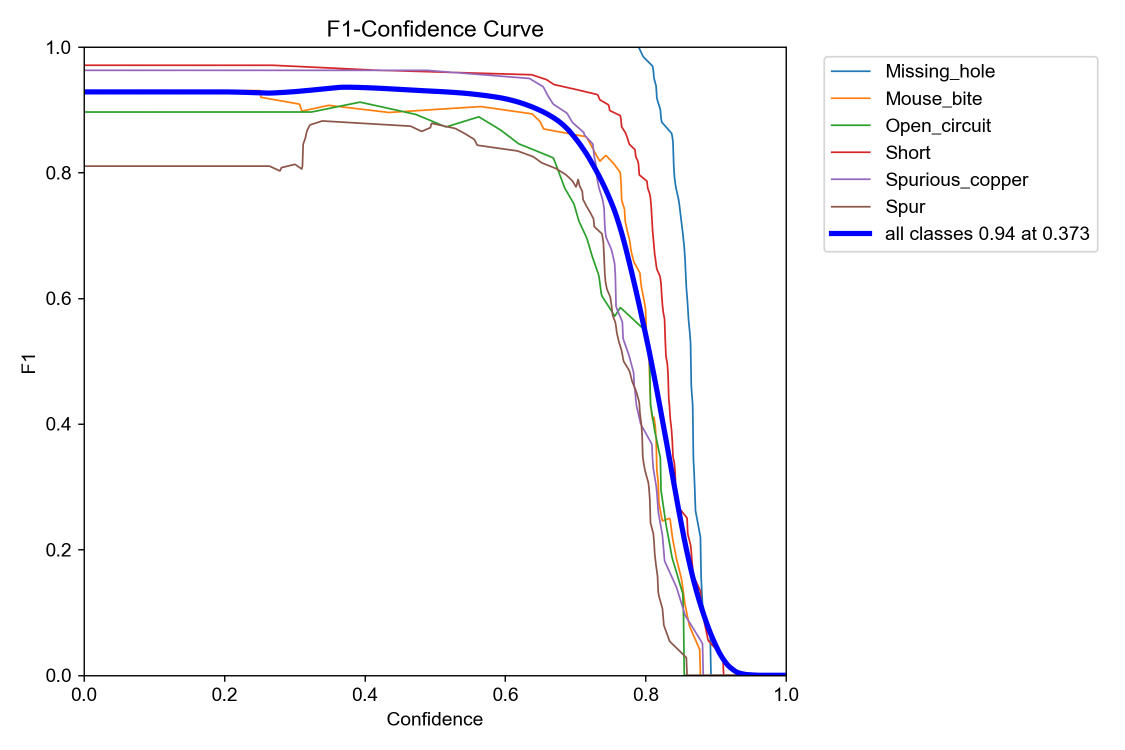
#> input picture runs/evaluation/test-2/BoxF1_curve.png, 2250 x 1500 px (shown at 1/2 size); its folder holds only this picture in this run
$ python -i filters.py   (imports and definitions only)
#> lines starting #> are read from the running program, lines starting #| are printed output that depends on the picture
#> further down, picture is the input picture: shape (1500, 2250, 3); mean B, G, R 250.1, 248.5, 248.9
"""Preprocessing implementations for Members 2-5."""

from __future__ import annotations

from collections.abc import Sequence
from numbers import Real

import cv2
import numpy as np
from skimage.restoration import denoise_tv_chambolle, denoise_wavelet


def _validate_image(image: np.ndarray) -> None:
    if not isinstance(image, np.ndarray) or image.dtype != np.uint8:
        raise ValueError("image must be a uint8 NumPy array")
    if image.ndim != 3 or image.shape[2] != 3:
        raise ValueError("image must have three BGR channels")
    if image.shape[0] == 0 or image.shape[1] == 0:
        raise ValueError("image must be non-empty")


# [158 lines left out: functions apply_bilateral_filter, apply_agcwd, apply_non_local_means, apply_multi_scale_retinex, not called in this run]


WAVELET_METHODS = ("BayesShrink", "VisuShrink")
WAVELET_MODES = ("soft", "hard")


# [91 lines left out: functions apply_wavelet_denoise, apply_homomorphic_filter, not called in this run]


TV_EPS = 2e-4
TV_MAX_NUM_ITER = 200
TV_CHANNEL_AXIS = -1


def _finite_real(value, name: str) -> float:
    """Return a finite real parameter, rejecting bools and complex values."""

    if isinstance(value, (bool, np.bool_)) or not isinstance(value, Real):
        raise ValueError(f"{name} must be a finite real number")
    try:
        result = float(value)
    except (OverflowError, TypeError, ValueError) as error:
        raise ValueError(f"{name} must be a finite real number") from error
    if not np.isfinite(result):
        raise ValueError(f"{name} must be a finite real number")
    return result


def _positive_real(value, name: str) -> float:
    result = _finite_real(value, name)
    if result <= 0:
        raise ValueError(f"{name} must be positive")
    return result


def _non_negative_real(value, name: str) -> float:
    result = _finite_real(value, name)
    if result < 0:
        raise ValueError(f"{name} must be non-negative")
    return result


def _positive_odd_integer(value, name: str) -> int:
    result = _finite_real(value, name)
    if not result.is_integer() or result <= 0 or int(result) % 2 == 0:
        raise ValueError(f"{name} must be a positive odd integer")
    return int(result)


def apply_tv_denoise(image: np.ndarray, weight: float = 0.01) -> np.ndarray:
    """Denoise a BGR image with RGB-normalized Chambolle total variation."""
#> called with weight = 0.01

    _validate_image(image)
    weight_value = _positive_real(weight, "weight")
    rgb = cv2.cvtColor(image, cv2.COLOR_BGR2RGB).astype(np.float32) / 255.0
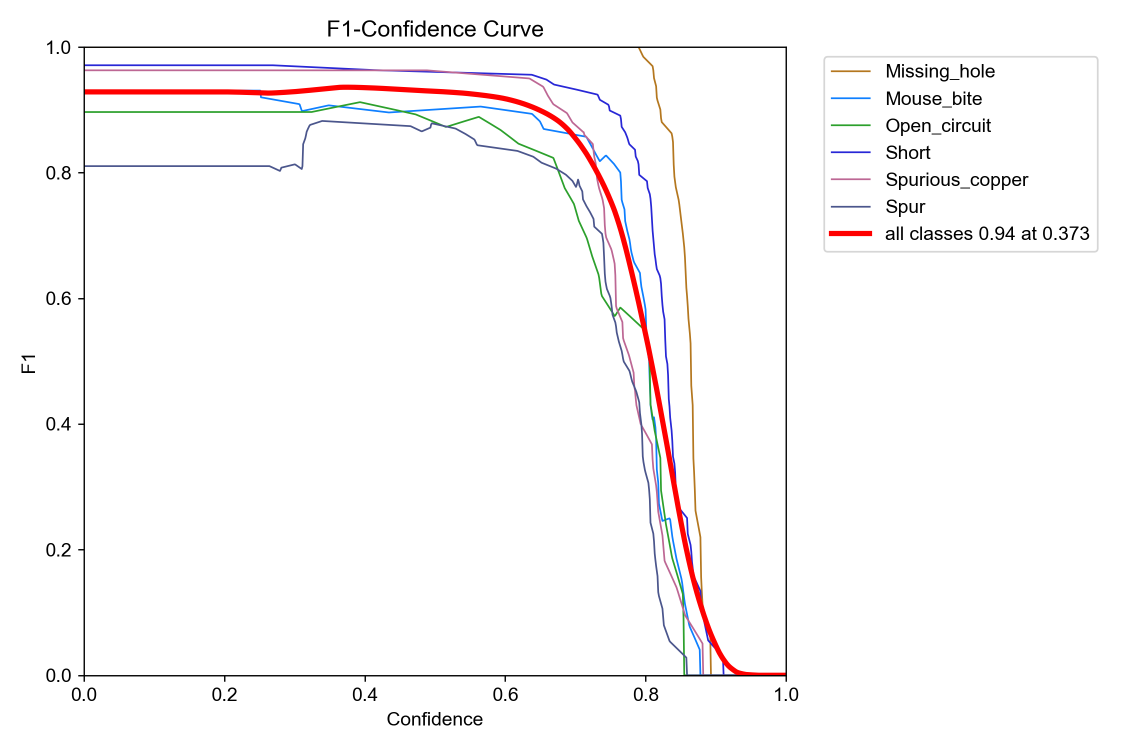
#> rgb: shape (1500, 2250, 3) float32 (shown at 1/2 size); mean B, G, R 0.976, 0.974, 0.981
    denoised_rgb = denoise_tv_chambolle(
        rgb,
        weight=weight_value,
        eps=TV_EPS,
        max_num_iter=TV_MAX_NUM_ITER,
        channel_axis=TV_CHANNEL_AXIS,
    )
    denoised_rgb = np.asarray(denoised_rgb, dtype=np.float32)
    if denoised_rgb.shape != rgb.shape or not np.isfinite(denoised_rgb).all():
        raise ValueError("TV denoising returned an invalid image")
    denoised_rgb = np.clip(np.rint(denoised_rgb * 255.0), 0, 255).astype(np.uint8)
    return cv2.cvtColor(denoised_rgb, cv2.COLOR_RGB2BGR)


def apply_top_black_hat(
    image: np.ndarray,
    kernel_size: int = 5,
    top_hat_amount: float = 0.5,
    black_hat_amount: float = 0.5,
) -> np.ndarray:
    """Enhance small bright and dark luminance structures from one base image."""
#> called with kernel_size = 5, top_hat_amount = 0.5, black_hat_amount = 0.5

    _validate_image(image)
    kernel_value = _positive_odd_integer(kernel_size, "kernel_size")
    top_value = _non_negative_real(top_hat_amount, "top_hat_amount")
    black_value = _non_negative_real(black_hat_amount, "black_hat_amount")

    ycrcb = cv2.cvtColor(image, cv2.COLOR_BGR2YCrCb)
#> ycrcb: shape (1500, 2250, 3); mean of channels 0, 1, 2 248.8, 128.1, 128.7
    luminance = ycrcb[..., 0]
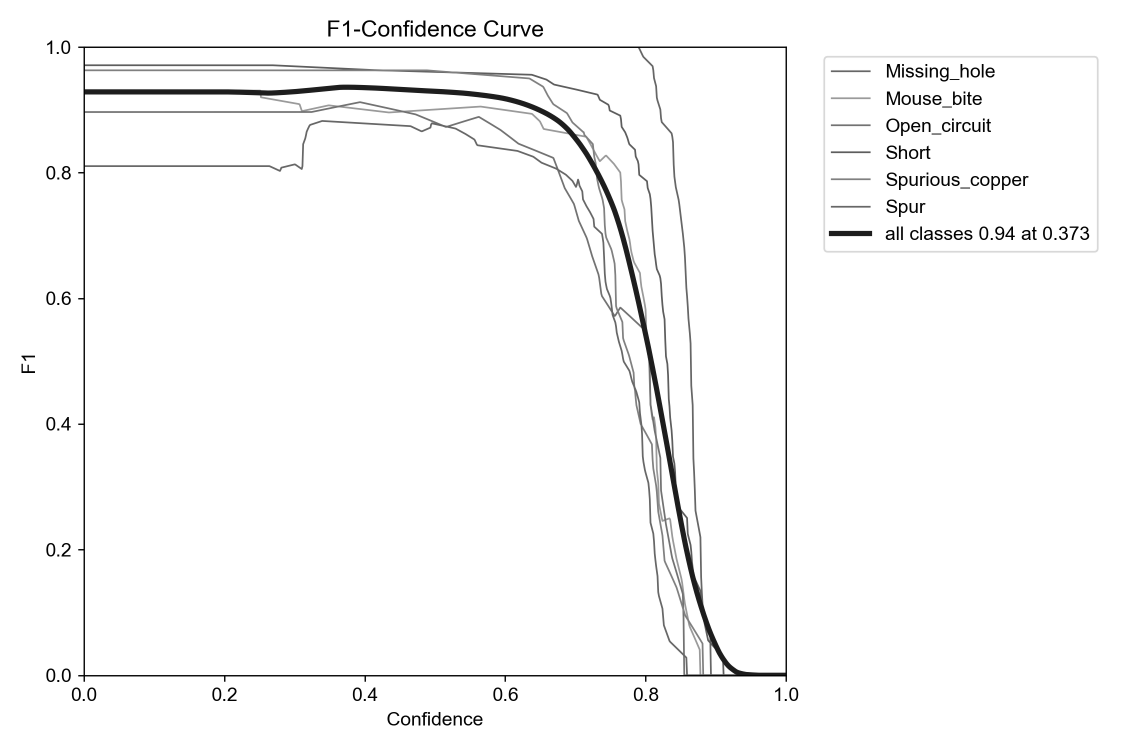
#> luminance: shape (1500, 2250) (shown at 1/2 size); min 1, max 255, mean 248.8
    kernel = cv2.getStructuringElement(
        cv2.MORPH_ELLIPSE,
        (kernel_value, kernel_value),
    )
    top_hat = cv2.morphologyEx(luminance, cv2.MORPH_TOPHAT, kernel)
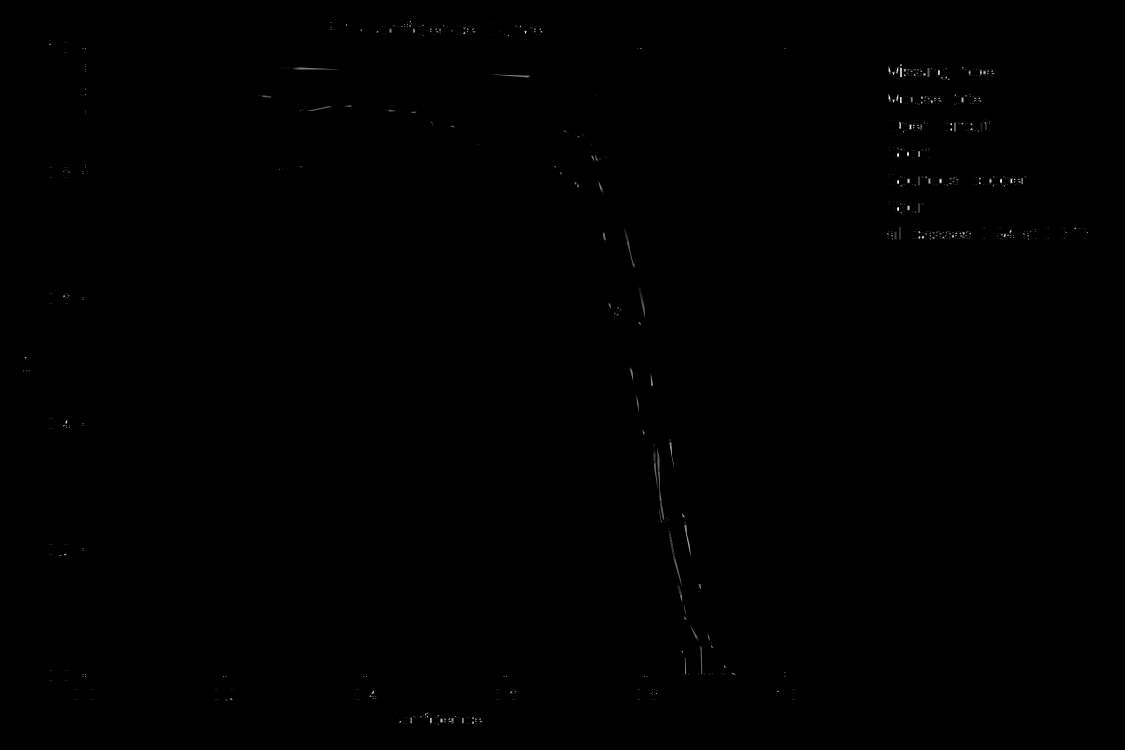
#> top_hat: shape (1500, 2250) (shown at 1/2 size); min 0, max 252, mean 0.3
    black_hat = cv2.morphologyEx(luminance, cv2.MORPH_BLACKHAT, kernel)
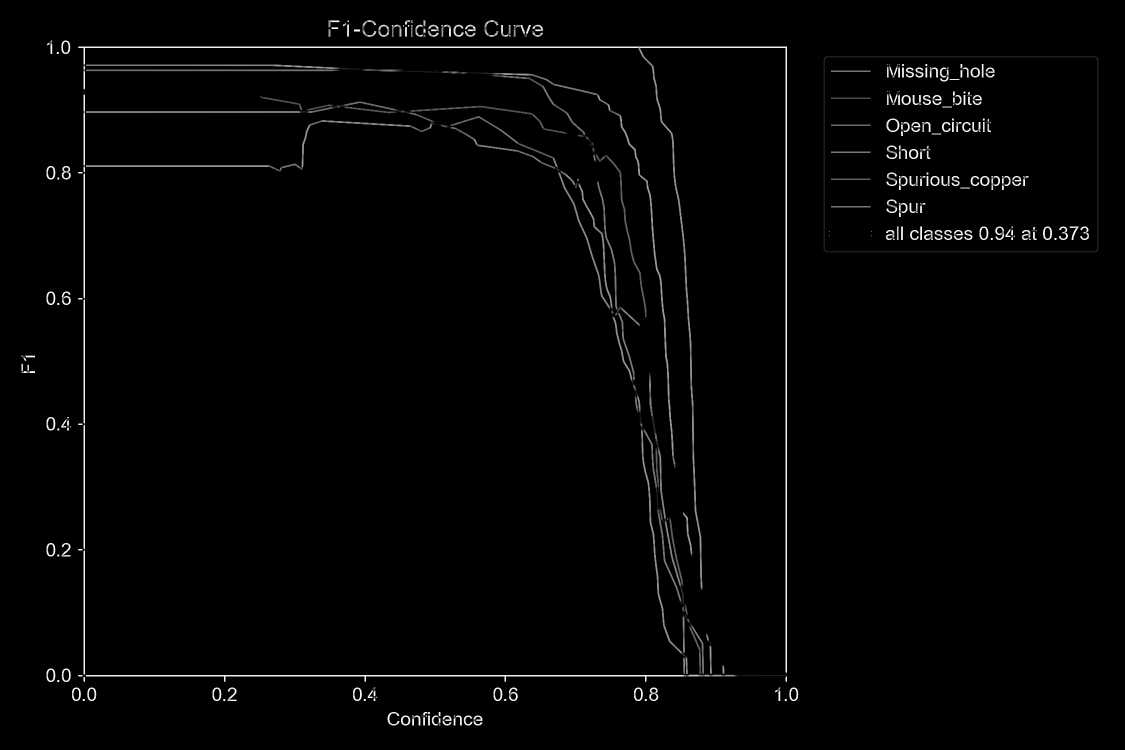
#> black_hat: shape (1500, 2250) (shown at 1/2 size); min 0, max 253, mean 3.9

    # Keep both morphology contributions signed until their combined result is
    # clipped. This avoids uint8 subtraction wrapping before clipping.
    combined = (
        luminance.astype(np.float32)
        + top_value * top_hat.astype(np.float32)
        - black_value * black_hat.astype(np.float32)
    )
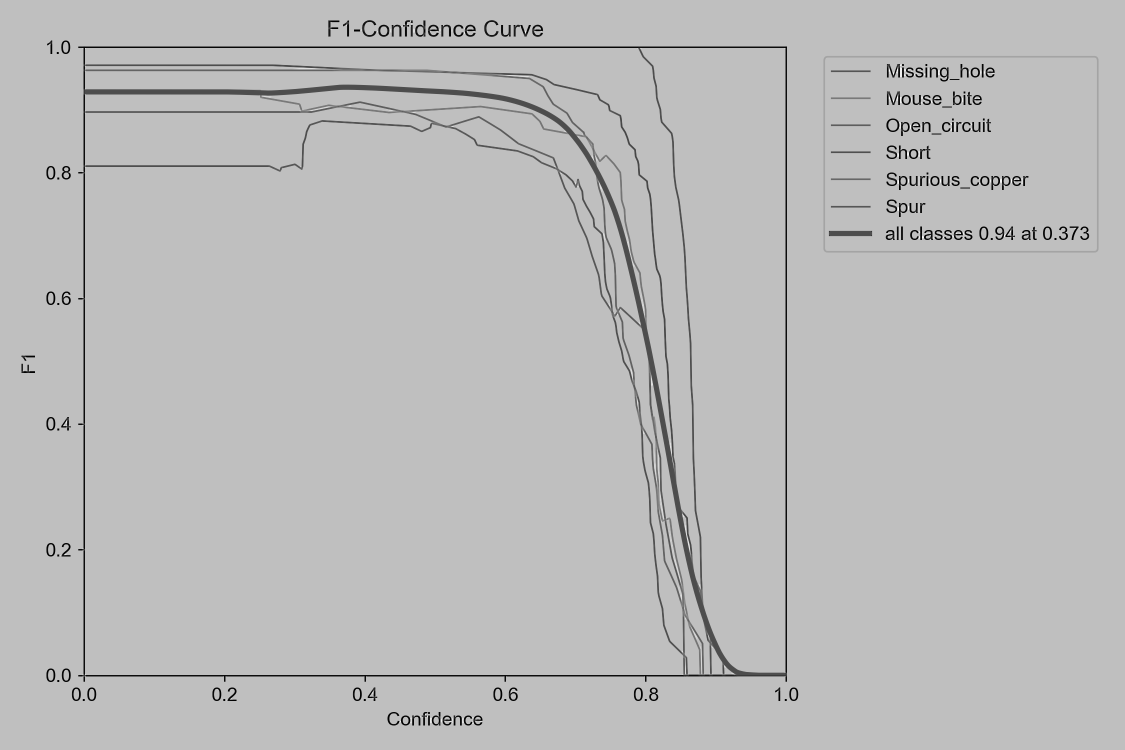
#> combined: shape (1500, 2250) float32 (shown at 1/2 size); min -125.5, max 380, mean 247; drawn with min black and max white
    ycrcb[..., 0] = np.clip(np.rint(combined), 0, 255).astype(np.uint8)
#> ycrcb: shape (1500, 2250, 3); mean of channels 0, 1, 2 248, 128.1, 128.7
    return cv2.cvtColor(ycrcb, cv2.COLOR_YCrCb2BGR)


def apply_tv_top_black_hat(
    image: np.ndarray,
    tv_weight: float = 0.01,
    morphology_kernel_size: int = 5,
    top_hat_amount: float = 0.5,
    black_hat_amount: float = 0.5,
) -> np.ndarray:
    """Apply the fixed TV then Top-hat/Black-hat Member 5 pipeline."""

    _validate_image(image)
    tv_value = _positive_real(tv_weight, "tv_weight")
    kernel_value = _positive_odd_integer(morphology_kernel_size, "morphology_kernel_size")
    top_value = _non_negative_real(top_hat_amount, "top_hat_amount")
    black_value = _non_negative_real(black_hat_amount, "black_hat_amount")
    denoised = apply_tv_denoise(image, weight=tv_value)
    return apply_top_black_hat(
        denoised,
        kernel_size=kernel_value,
        top_hat_amount=top_value,
        black_hat_amount=black_value,
    )

>>> import cv2
>>> picture = cv2.imread('../../runs/evaluation/test-2/BoxF1_curve.png')
>>> result = apply_tv_top_black_hat(picture)

$ run again, on runs/evaluation/test-2/BoxP_curve.png
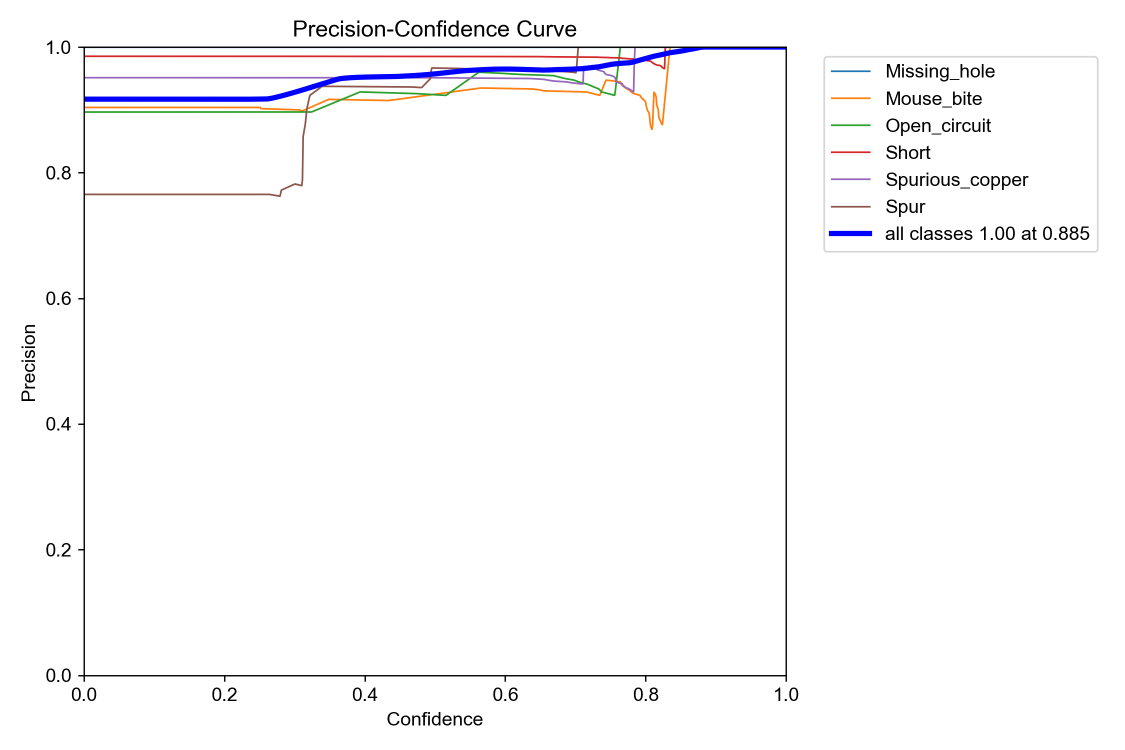
#> input picture runs/evaluation/test-2/BoxP_curve.png, 2250 x 1500 px (shown at 1/2 size)
#> picture is the input picture: shape (1500, 2250, 3); mean B, G, R 250.7, 249.8, 250.2
#> in apply_top_black_hat, `combined = ( luminance.astype(np.float32) + top_value * top_hat.astype..`:
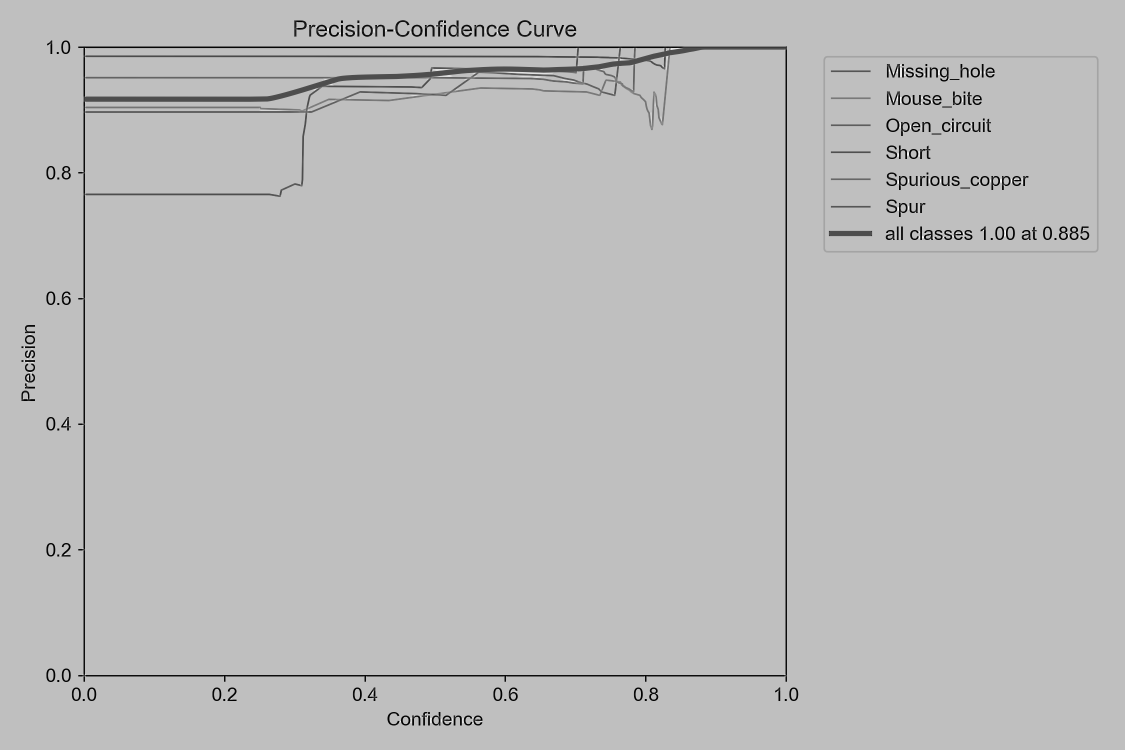
#> combined: shape (1500, 2250) float32 (shown at 1/2 size); min -125.5, max 380, mean 248.5; drawn with min black and max white
#> in apply_top_black_hat, `return cv2.cvtColor(ycrcb, cv2.COLOR_YCrCb2BGR)`:
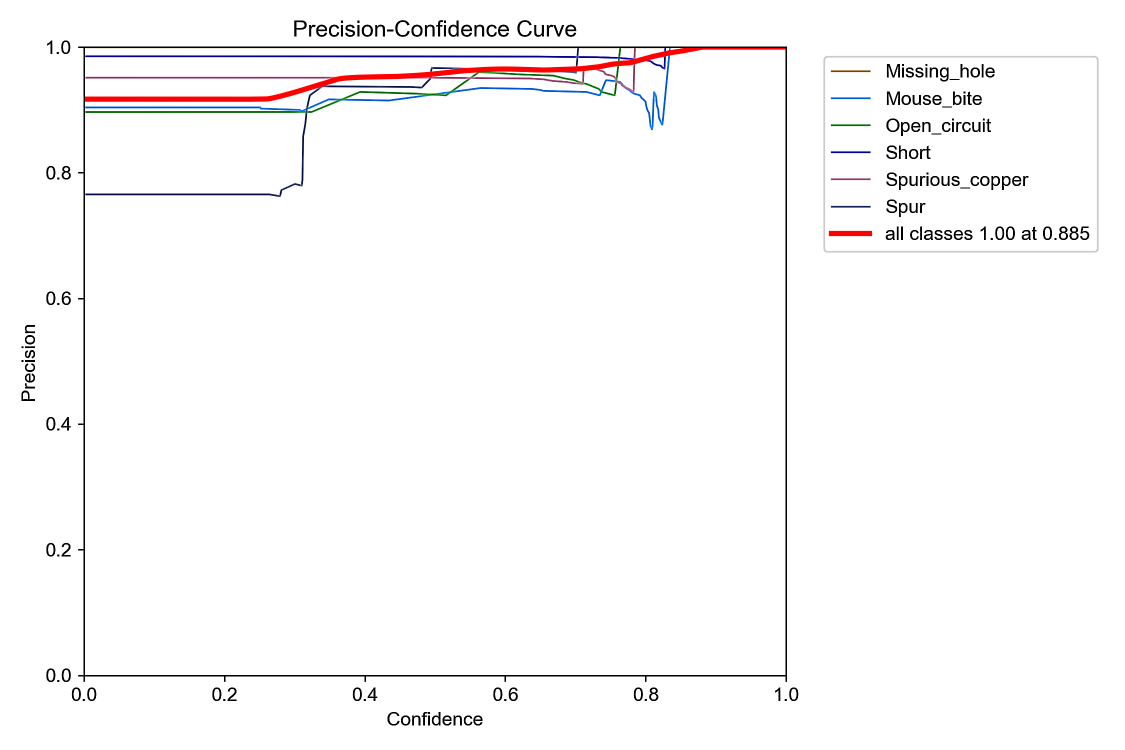
#> returned value: shape (1500, 2250, 3) (shown at 1/2 size); mean R, G, B 250.2, 249.3, 249.6
